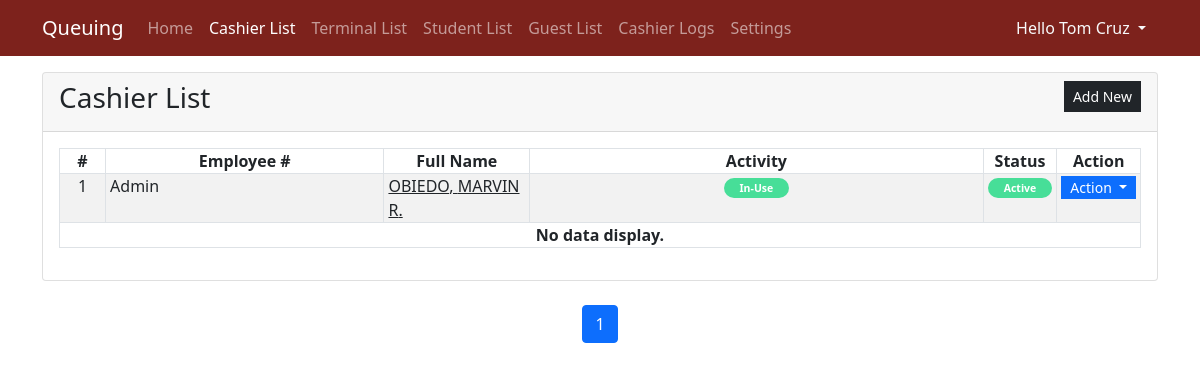
The app's page /administrator/?page=cashiers (signed in), older data.
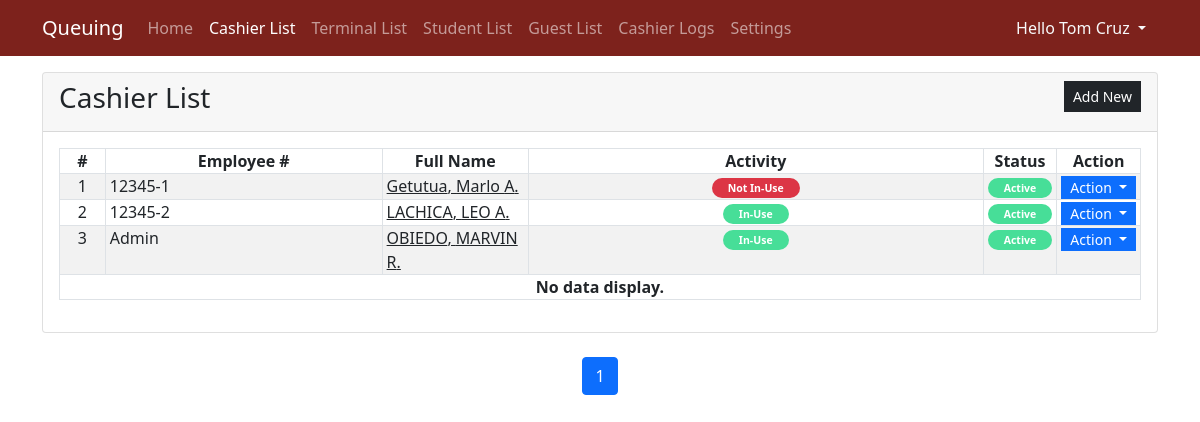
The same page, newer data.
### tables this page shows
CREATE TABLE "cashier_list" (
	"cashier_id"	INTEGER NOT NULL,
	"lastname"	TEXT NOT NULL,
	"firstname"	TEXT NOT NULL,
	"MI"	TEXT,
	"log_status"	INTEGER NOT NULL DEFAULT 2,
	"status"	INTEGER NOT NULL DEFAULT 1,
	"username"	TEXT NOT NULL UNIQUE,
	"password"	TEXT NOT NULL,
	"email_address"	TEXT NOT NULL,
	PRIMARY KEY("cashier_id" AUTOINCREMENT)
);

### administrator/cashiers.php (the view, shortened to what this page needs)
<div class="card">
    <div class="card-header d-flex justify-content-between">
        <h3 class="card-title">Cashier List</h3>
        <div class="card-tools align-middle">
            <button class="btn btn-dark btn-sm py-1 rounded-0" type="button" id="create_new">Add New</button>
        </div>
    </div>
    <?php
$sql = "SELECT COUNT(*) FROM `cashier_list`";
$total_results = $conn->querySingle($sql);
$limit = 20;
$total_pages = ceil($total_results / $limit);
$page = isset($_GET['page_num']) ? $_GET['page_num'] : 1;
$start = ($page - 1) * $limit;
$sql = "SELECT * FROM `cashier_list` ORDER BY `lastname` ASC LIMIT $start, $limit";
$qry = $conn->query($sql);
$i = $start + 1;
?>
    <div class="card-body">
        <table class="table table-hover table-striped table-bordered">
            <colgroup>
                <col width="5%">
                <col width="30%">
                <col width="15%">
                <col width="50%">
                <col width="50%">
            </colgroup>
            <thead>
                <tr>
                <th class="text-center p-0">#</th>
                    <th class="text-center p-0">Employee #</th>
                    <th class="text-center p-0">Full Name</th>
                    <th class="text-center p-0">Activity</th>
                    <th class="text-center p-0">Status</th>
                    <th class="text-center p-0">Action</th>
                </tr>
            </thead>
            <tbody>
                <?php
                    while($row = $qry->fetchArray()):
                ?>
                <tr>
                    <td class="text-center p-0"><?php echo $i++; ?></td>
                    <td class="py-0 px-1"><?php echo $row['username'] ?></td>
                    <td class="py-0 px-1 name-link "style="cursor: pointer; text-decoration: underline;">
            <span class="user-data"><?php echo $row['lastname'].", ".$row['firstname']." ".$row['MI']."." ?></span>
        </td>
                    <td class="py-0 px-1 text-center">
                        <?php
                            if($row['log_status'] == 1){
                                echo  '<span class="py-1 px-3 badge rounded-pill bg-success"><small>In-Use</small></span>';
                            }else{
                                echo  '<span class="py-1 px-3 badge rounded-pill bg-danger"><small>Not In-Use</small></span>';
                            }
                        ?>
                    </td>
                    <td class="py-0 px-1 text-center">
                        <?php
                            if($row['status'] == 1){
                                echo  '<span class="py-1 px-3 badge rounded-pill bg-success"><small>Active</small></span>';
                            }else{
                                echo  '<span class="py-1 px-3 badge rounded-pill bg-danger"><small>In-Active</small></span>';
                            }
                        ?>
                    </td>
                    <th class="text-center py-0 px-1">
                        <div class="btn-group" role="group">
                            <button id="btnGroupDrop1" type="button" class="btn btn-primary dropdown-toggle btn-sm rounded-0 py-0" data-bs-toggle="dropdown" aria-expanded="false">
                            Action
                            </button>
                        </div>
                    </th>
                </tr>
                <?php endwhile; ?>
                <?php if(!$qry->fetchArray()): ?>
                    <tr>
                        <th class="text-center p-0" colspan="7">No data display.</th>
                    </tr>
                <?php endif; ?>
            </tbody>
        </table>
    </div>
</div>
<div>
</div>
<nav>
    <ul class="pagination justify-content-center">
        <?php for($i = 1; $i <= $total_pages; $i++): ?>
        <li class="page-item <?php if($page == $i) echo 'active'; ?>"><a class="page-link" href="?page=cashiers&page_num=<?php echo $i ?>"><?php echo $i ?></a></li>
        <?php endfor; ?>
    </ul>
</nav>

Row changes from the older to the newer data that the page shows:
added cashier_list: username "12345-1", lastname "Getutua", firstname "Marlo", MI "A", log_status "Not In-Use", status "Active"
added cashier_list: username "12345-2", lastname "LACHICA", firstname "LEO", MI "A", log_status "In-Use", status "Active"
